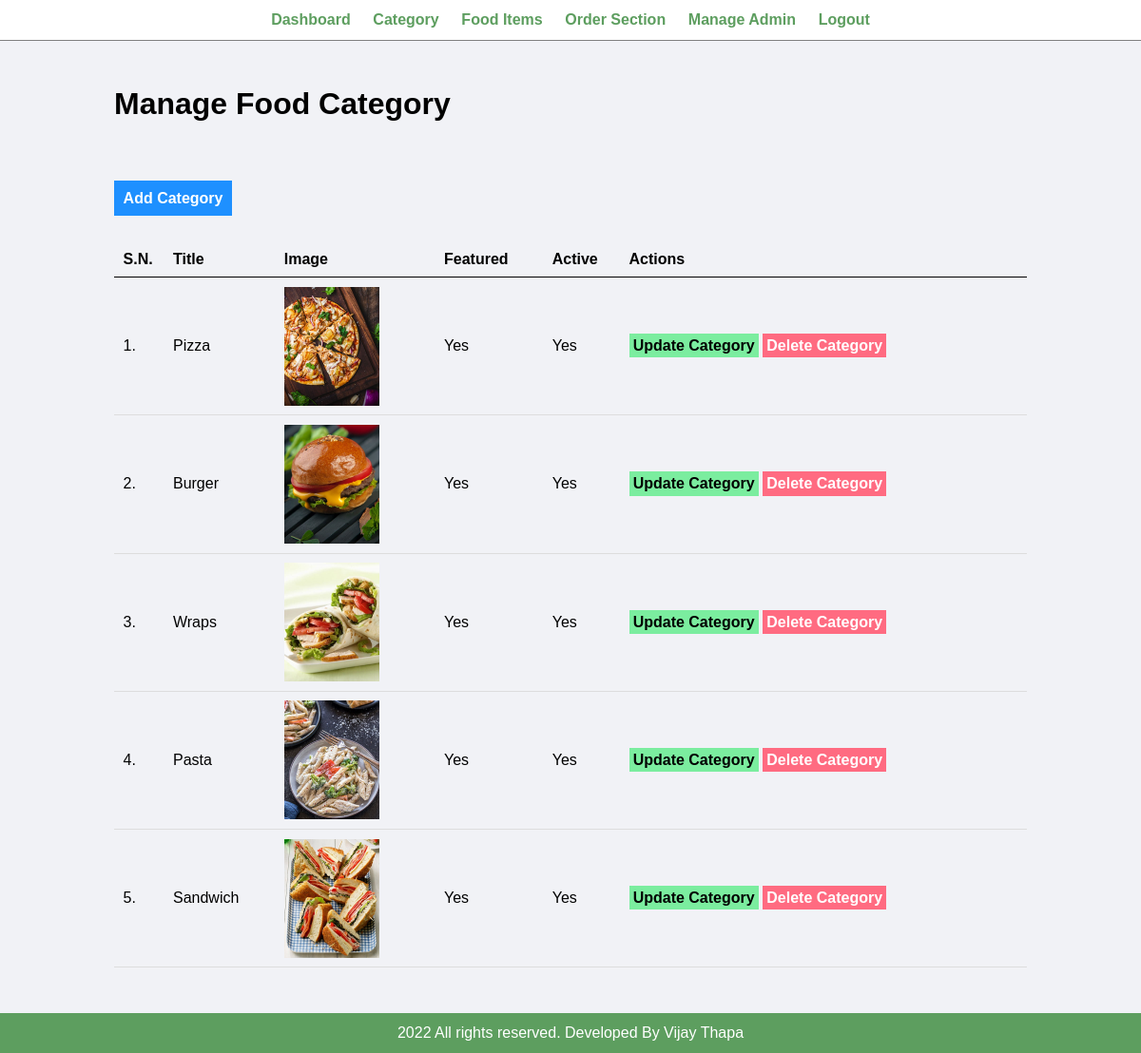
The page /admin/manage-category.php (signed in) on the database its author committed.
### tables this page shows
CREATE TABLE `tbl_category` (
  `id` int(10) UNSIGNED NOT NULL,
  `title` varchar(100) NOT NULL,
  `image_name` varchar(255) NOT NULL,
  `featured` varchar(10) NOT NULL,
  `active` varchar(10) NOT NULL
);

### admin/manage-category.php (the view, shortened to what this page needs)
<?php include('partials/menu.php'); ?>
<div class="main-content">
    <div class="wrapper">
        <h1>Manage Food Category</h1>
        <br /><br />
        <br><br>
                <a href="<?php echo SITEURL; ?>admin/add-category.php" class="btn-primary">Add Category</a>
                <br /><br /><br />
                <table class="tbl-full">
                    <tr>
                        <th>S.N.</th>
                        <th>Title</th>
                        <th>Image</th>
                        <th>Featured</th>
                        <th>Active</th>
                        <th>Actions</th>
                    </tr>
                    <?php
                        $sql = "SELECT * FROM tbl_category";
                        $res = mysqli_query($conn, $sql);
                        $count = mysqli_num_rows($res);
                        $sn=1;
                        if($count>0)
                        {
                            while($row=mysqli_fetch_assoc($res))
                            {
                                $id = $row['id'];
                                $title = $row['title'];
                                $image_name = $row['image_name'];
                                $featured = $row['featured'];
                                $active = $row['active'];
                                ?>
                                    <tr>
                                        <td><?php echo $sn++; ?>. </td>
                                        <td><?php echo $title; ?></td>
                                        <td>
                                            <?php
                                                if($image_name!="")
                                                {
                                                    ?>
                                                    <img src="<?php echo SITEURL; ?>images/category/<?php echo $image_name; ?>" width="100px" >
                                                    <?php
                                                }
                                                else
                                                {
                                                    echo "<div class='error'>Image not Added.</div>";
                                                }
                                            ?>
                                        </td>
                                        <td><?php echo $featured; ?></td>
                                        <td><?php echo $active; ?></td>
                                        <td>
                                            <a href="<?php echo SITEURL; ?>admin/update-category.php?id=<?php echo $id; ?>" class="btn-secondary">Update Category</a>
                                            <a href="<?php echo SITEURL; ?>admin/delete-category.php?id=<?php echo $id; ?>&image_name=<?php echo $image_name; ?>" class="btn-danger">Delete Category</a>
                                        </td>
                                    </tr>
                                <?php
                            }
                        }
                        else
                        {
                            ?>
                            <tr>
                                <td colspan="6"><div class="error">No Category Added.</div></td>
                            </tr>
                            <?php
                        }
                    ?>
                </table>
    </div>
</div>
<?php include('partials/footer.php'); ?>

### admin/partials/menu.php (shortened to what this page needs)
<html>
    <head>
        <link rel="stylesheet" href="../css/admin.css">
    </head>
    <body>
        <div class="menu text-center">
            <div class="wrapper">
                <ul>
                    <li><a href="index.php">Dashboard</a></li>
                    <li><a href="manage-category.php">Category</a></li>
                    <li><a href="manage-food.php">Food Items</a></li>
                    <li><a href="manage-order.php">Order Section</a></li>
                    <li><a href="manage-admin.php">Manage Admin</a></li>
                    <li><a href="logout.php">Logout</a></li>
                </ul>
            </div>
        </div>

### admin/partials/footer.php
<div class="footer">
            <div class="wrapper">
                <p class="text-center"><?php echo date("Y"); ?> All rights reserved. Developed By Vijay Thapa</a></p>
            </div>
        </div>
    </body>
</html>

### css/admin.css (style rules this page uses)
* { margin: 0; padding: 0; font-family: Arial, Helvetica, sans-serif; }
.wrapper { padding: 1%; width: 80%; margin: 0 auto; }
.text-center { text-align: center; }
.tbl-full { width: 100%; }
table { border-collapse: collapse; width: 100%; }
th, td { padding: 8px; text-align: left; border-bottom: 1px solid #ddd; }
table tr th { border-bottom: 1px solid black; padding: 1%; text-align: left; }
table tr td { padding: 1%; }
.btn-primary { background-color: #1e90ff; padding: 1%; color: white; text-decoration: none; font-weight: bold; }
.btn-secondary { background-color: #7bed9f; padding: 1%; color: black; text-decoration: none; font-weight: bold; }
.btn-danger { background-color: #ff6b81; padding: 1%; color: white; text-decoration: none; font-weight: bold; }
.menu { border-bottom: 1px solid grey; }
.menu ul { list-style-type: none; }
.menu ul li { display: inline; padding: 1%; }
.menu ul li a { text-decoration: none; font-weight: bold; color: #5d9e5f; }
.main-content { background-color: #f1f2f6; padding: 3% 0; }
.footer { background-color: #5d9e5f; color: white; }

### rows shown on the page
tbl_category: title "Pizza", image_name (picture), featured "Yes", active "Yes"
tbl_category: title "Burger", image_name (picture), featured "Yes", active "Yes"
tbl_category: title "Wraps", image_name (picture), featured "Yes", active "Yes"
tbl_category: title "Pasta", image_name (picture), featured "Yes", active "Yes"
tbl_category: title "Sandwich", image_name (picture), featured "Yes", active "Yes"
